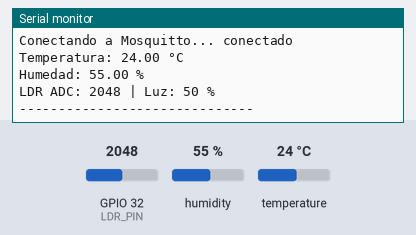
Bench run of a sketch on a simulated ESP32. Shown: the last lines printed to the serial monitor. Inputs (shaded band) come from the test bench; at power-on: humidity 55 %, GPIO 32 (LDR_PIN) = 2048, temperature 24 °C (analog values on the 0–4095 scale). WiFi joins after 1.5 s; servers stay silent unless stated; no MQTT or app messages arrive unless stated.

Above: at 2.7 s.
2.8 s: humidity set to 22 %
5.5 s: GPIO 32 (LDR_PIN) set to 2866
At 7.5 s:
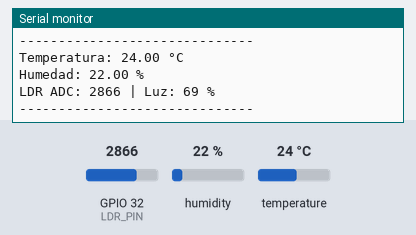
8.2 s: temperature set to 12 °C
10.9 s: GPIO 32 (LDR_PIN) set to 3603
At 13.1 s:
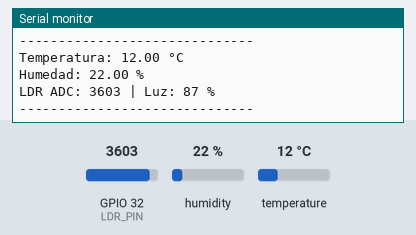
13.6 s: humidity set to 40 %
At 14.8 s:
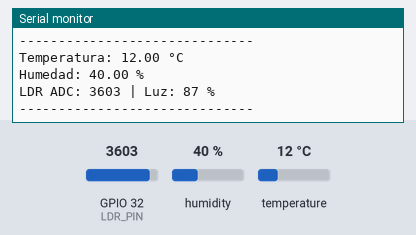
Timing chart, 0 to 16.6 s (numbered marks = the images above; inputs shaded):
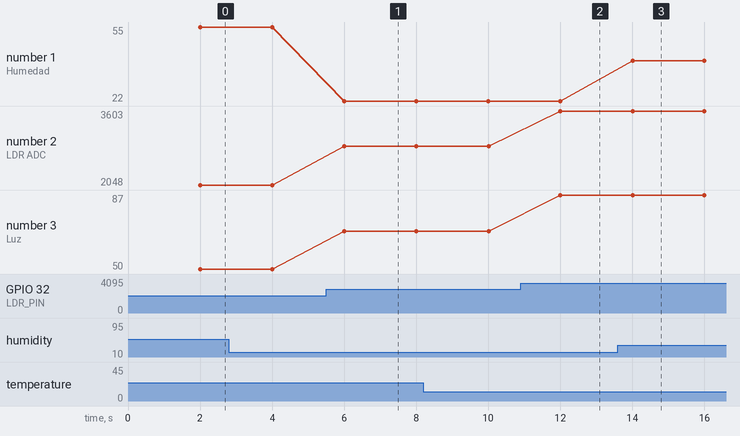

Measured:
- after the input at 5.5 s, the serial monitor: prints a new line after 0.51 s (image 1)
- after the input at 10.9 s, the serial monitor: prints a new line after 1.1 s (image 2)
- after the input at 13.6 s, the serial monitor: prints a new line after 0.41 s (image 3)
- plotted number 1: 22 → 40 after the input at 13.6 s
- plotted number 2: 2048 → 2866 after the input at 5.5 s, 2866 → 3603 after the input at 10.9 s
- plotted number 3: 50 → 69 after the input at 5.5 s, 69 → 87 after the input at 10.9 s

The sketch:

temp-light.ino.ino
```cpp
#include <WiFi.h>
#include <PubSubClient.h>
#include <DHT.h>

// ======================================================
// CONFIG WIFI
// ======================================================

const char* WIFI_SSID = "WIFI_NOMBRE";
const char* WIFI_PASSWORD = "*****";

// ======================================================
// CONFIG MQTT
// ======================================================

const char* MQTT_SERVER = "172.20.10.5";
const int MQTT_PORT = 1883;

// Topics utilizados por el dashboard React.
const char* TOPIC_TEMPERATURA = "clima/esp32/temperatura";
const char* TOPIC_HUMEDAD = "clima/esp32/humedad";
const char* TOPIC_LUZ = "clima/esp32/luz";

// ======================================================
// CONFIG DE SENSORES
// ======================================================

#define DHT_PIN 4
#define DHT_TYPE DHT22
#define LDR_PIN 32

DHT dht(DHT_PIN, DHT_TYPE);

WiFiClient wifiClient;
PubSubClient mqttClient(wifiClient);

// Enviar una lectura cada 2 segundos.
const unsigned long INTERVALO_ENVIO = 2000;

unsigned long ultimoEnvio = 0;

void conectarWiFi() {
  Serial.print("Conectando a WiFi");

  WiFi.begin(WIFI_SSID, WIFI_PASSWORD);

  while (WiFi.status() != WL_CONNECTED) {
    delay(500);
    Serial.print(".");
  }

  Serial.println();
  Serial.println("WiFi conectado");

  Serial.print("IP del ESP32: ");
  Serial.println(WiFi.localIP());
}

void conectarMQTT() {
  while (!mqttClient.connected()) {
    Serial.print("Conectando a Mosquitto...");

    // Crear un Client ID diferente para este ESP32.
    String clientId = "ESP32-";
    clientId += String((uint32_t)(ESP.getEfuseMac() & 0xFFFFFFFF), HEX);

    if (mqttClient.connect(clientId.c_str())) {
      Serial.println(" conectado");
    } else {
      Serial.print(" error, rc=");
      Serial.print(mqttClient.state());
      Serial.println(". Reintentando en 2 segundos...");
      delay(2000);
    }
  }
}

// ======================================================
// LEER Y PUBLICAR SENSORES
// ======================================================

void publicarSensores() {
  // 1-2.
  float temperatura = dht.readTemperature();
  float humedad = dht.readHumidity();

  // 3.
  int adc = analogRead(LDR_PIN);
  int luz = constrain(map(adc, 0, 4095, 0, 100), 0, 100);

  // 4-5.
  if (isnan(temperatura) || isnan(humedad)) {
    Serial.println("Error leyendo el DHT22");
  } else {
    mqttClient.publish(TOPIC_TEMPERATURA, String(temperatura, 2).c_str(), true);
    mqttClient.publish(TOPIC_HUMEDAD, String(humedad, 2).c_str(), true);

    // 6. Mostrar las mediciones en el Monitor Serial.
    Serial.printf("Temperatura: %.2f °C\n", temperatura);
    Serial.printf("Humedad: %.2f %%\n", humedad);
  }

  mqttClient.publish(TOPIC_LUZ, String(luz).c_str(), true);
  Serial.printf("LDR ADC: %d | Luz: %d %%\n", adc, luz);
  Serial.println("------------------------------");
}

void setup() {
  Serial.begin(115200);

  // Inicializar los sensores y configurar los pines necesarios.
  dht.begin();
  analogReadResolution(12);

  conectarWiFi();

  mqttClient.setServer(MQTT_SERVER, MQTT_PORT);
}

void loop() {
  // Si se pierde WiFi, volver a conectarse.
  if (WiFi.status() != WL_CONNECTED) {
    conectarWiFi();
  }

  // Si se pierde MQTT, volver a conectarse.
  if (!mqttClient.connected()) {
    conectarMQTT();
  }

  mqttClient.loop();

  // Publicar sensores cada 2 segundos.
  if (millis() - ultimoEnvio >= INTERVALO_ENVIO) {
    ultimoEnvio = millis();
    publicarSensores();
  }
}
```
